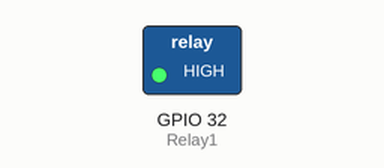
Bench run of a sketch on a simulated ESP32. On the bench: switched loads named in the sketch (green lamp = pin HIGH).

Above: at 4.0 s.
At 9.0 s:
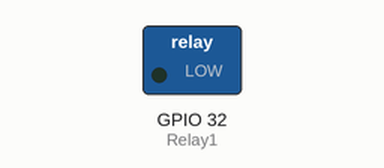
Timing chart, 0 to 13.0 s (numbered marks = the images above):
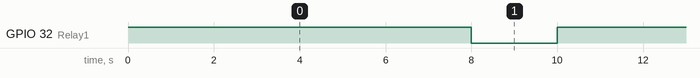

Measured:
- by itself, GPIO 32 (Relay1): alternates HIGH for 8.0 s and LOW for 2.0 s

The sketch:

Relay1.ino
```cpp
#define Relay1 32

void setup() {
  // put your setup code here, to run once:
  pinMode(Relay1, OUTPUT);
}

void loop() {
  // put your main code here, to run repeatedly:
  digitalWrite(Relay1, HIGH);
  delay(8000);
  digitalWrite(Relay1, LOW);
  delay(2000);
}
```
